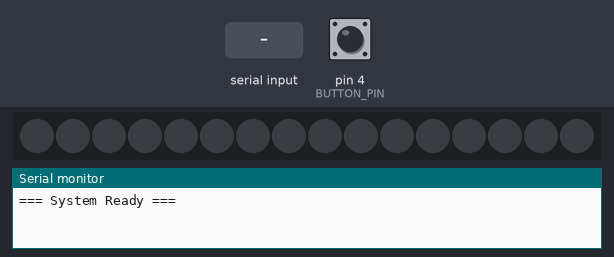
This sketch was run on a simulated Arduino Uno, built with avr-gcc and run on an emulated ATmega328P. On the bench: 16 RGB LEDs in strip order, left to right, the last lines printed to the serial monitor. The test bench sets the inputs (shaded band); at power-on: pin 4 (BUTTON_PIN) HIGH. Dim RGB values are drawn brighter than linear.

Above: at 1.2 s.
1.3 s: "BLINK:90\n" received over the second serial link
At 1.53 s:
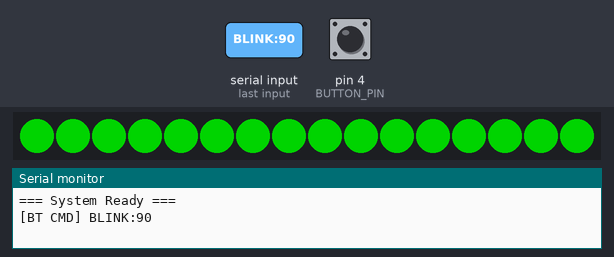
Timing chart, 0 to 4.3 s (numbered marks = the images above; inputs shaded):
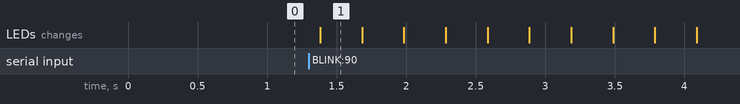

Measured:
- after the input at 1.3 s, the LEDs: change after 0.08 s (image 1)

The sketch:

arduino_integrated.ino
```cpp
#include <SPI.h>
#include <MFRC522.h>
#include <FastLED.h>
#include <SoftwareSerial.h>

// ========== 핀 정의 ==========
#define SS_PIN 10           // RFID SS
#define RST_PIN 9           // RFID RST
#define LED_PIN 6           // WS2812B LED Data
#define NUM_LEDS 16         // LED 개수 (4x4)
#define BUTTON_PIN 4        // 버튼 핀 (풀업)
#define BT_RX 8             // HC-06 RX (아두이노 TX → HC-06 RX)
#define BT_TX 7             // HC-06 TX (아두이노 RX ← HC-06 TX)

// ========== 객체 초기화 ==========
MFRC522 rfid(SS_PIN, RST_PIN);
CRGB leds[NUM_LEDS];
SoftwareSerial BT(BT_RX, BT_TX);  // (RX, TX)

// ========== 버튼 디바운싱 ==========
bool lastButtonState = HIGH;
bool buttonState = HIGH;
unsigned long lastDebounceTime = 0;
unsigned long debounceDelay = 50;

void setup() {
  Serial.begin(115200);    // 디버그용
  BT.begin(9600);          // HC-06 기본 통신속도

  SPI.begin();
  rfid.PCD_Init();

  FastLED.addLeds<WS2812B, LED_PIN, GRB>(leds, NUM_LEDS);
  FastLED.clear();
  FastLED.show();

  pinMode(BUTTON_PIN, INPUT_PULLUP);  // 버튼 핀 (풀업 저항)

  Serial.println("=== System Ready ===");
  BT.println("READY");
}

void loop() {
  // ========== 1. 버튼 입력 처리 ==========
  checkButton();

  // ========== 2. RFID 태그 감지 ==========
  checkRFID();

  // ========== 3. Bluetooth 명령 수신 ==========
  if (BT.available()) {
    String cmd = BT.readStringUntil('\n');
    cmd.trim();
    handleCommand(cmd);
  }

  delay(10);
}

// ========================================
// 버튼 감지 (디바운싱 포함)
// ========================================
void checkButton() {
  bool reading = digitalRead(BUTTON_PIN);

  if (reading != lastButtonState) {
    lastDebounceTime = millis();
  }

  if ((millis() - lastDebounceTime) > debounceDelay) {
    if (reading != buttonState) {
      buttonState = reading;

      // 버튼이 눌렸을 때 (LOW, 풀업 저항 사용)
      if (buttonState == LOW) {
        Serial.println("[BUTTON] Pressed!");
        BT.println("BUTTON:PRESSED");

        // 버튼 피드백 LED (빠르게 깜빡임)
        blinkLED(CRGB::Green, 1, 200);
      }
    }
  }
  lastButtonState = reading;
}

// ========================================
// RFID 태그 감지
// ========================================
void checkRFID() {
  rfid.PCD_Init();
  delay(10);

  if (!rfid.PICC_IsNewCardPresent()) return;
  if (!rfid.PICC_ReadCardSerial()) return;

  // UID 읽기
  String uid = "";
  for (byte i = 0; i < rfid.uid.size; i++) {
    if (rfid.uid.uidByte[i] < 0x10) uid += "0";
    uid += String(rfid.uid.uidByte[i], HEX);
  }
  uid.toUpperCase();

  // Bluetooth로 UID 전송
  Serial.print("[RFID] UID: ");
  Serial.println(uid);
  BT.print("TAG:");
  BT.println(uid);

  // RFID 감지 피드백 LED
  lightMatrix(CRGB::DarkBlue);
  delay(600);
  clearLED();

  rfid.PICC_HaltA();
}

// ========================================
// Bluetooth 명령 처리
// ========================================
void handleCommand(String cmd) {
  Serial.print("[BT CMD] ");
  Serial.println(cmd);

  // LED 색상 제어: LED:R,G,B
  if (cmd.startsWith("LED:")) {
    cmd.remove(0, 4);  // "LED:" 제거

    int r = cmd.substring(0, cmd.indexOf(',')).toInt();
    cmd = cmd.substring(cmd.indexOf(',') + 1);

    int g = cmd.substring(0, cmd.indexOf(',')).toInt();
    cmd = cmd.substring(cmd.indexOf(',') + 1);

    int b = cmd.toInt();

    lightMatrix(CRGB(r, g, b));
    return;
  }

  // LED 깜빡임: BLINK:횟수
  if (cmd.startsWith("BLINK:")) {
    int count = cmd.substring(6).toInt();
    blinkLED(CRGB::Green, count, 300);
    return;
  }

  // LED 끄기
  if (cmd == "CLEAR") {
    clearLED();
    return;
  }

  // PING-PONG 테스트
  if (cmd == "PING") {
    BT.println("PONG");
    return;
  }
}

// ========================================
// LED 제어 함수
// ========================================
void lightMatrix(CRGB color) {
  for (int i = 0; i < NUM_LEDS; i++) {
    leds[i] = color;
  }
  FastLED.show();
}

void clearLED() {
  FastLED.clear();
  FastLED.show();
}

void blinkLED(CRGB color, int times, int delayMs) {
  for (int i = 0; i < times; i++) {
    lightMatrix(color);
    delay(delayMs);
    clearLED();
    delay(delayMs);
  }
}
```
